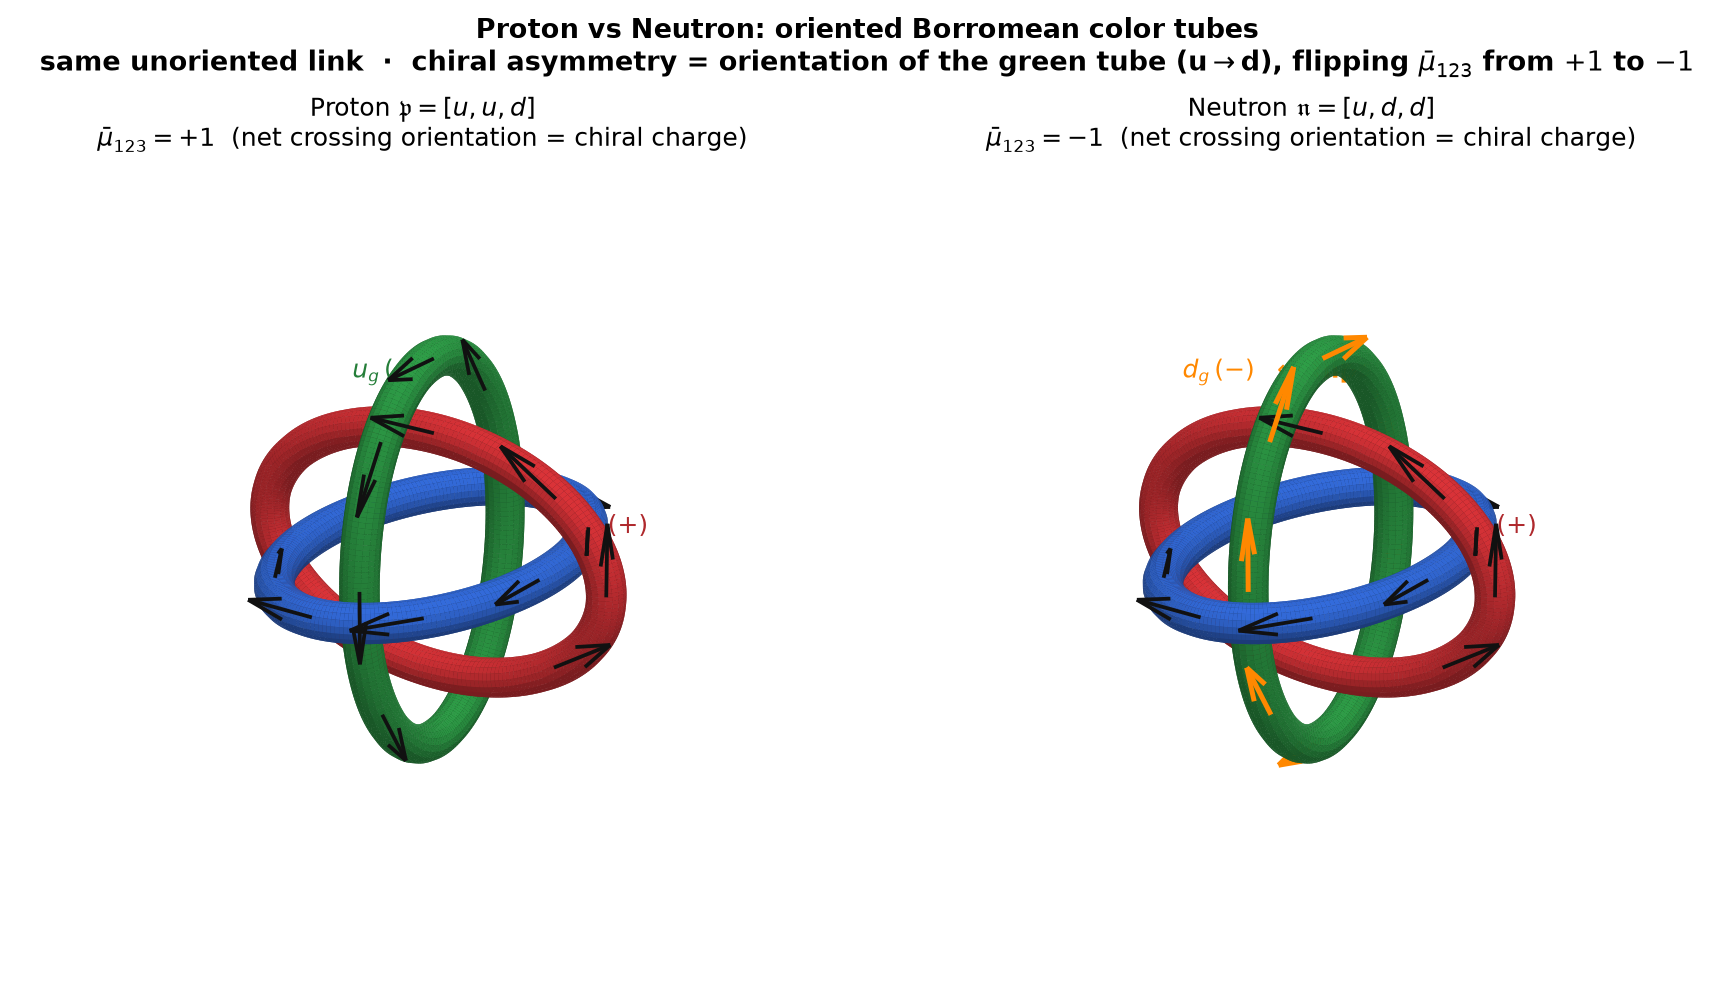

Python code for this plot:
#!/usr/bin/env python3
"""3D color-tube render of the proton vs neutron as oriented Borromean rings.

Faithful to `content/.../observations/borromean-quark.md`:

  - A baryon is the Borromean link B_3 of three unknots (neutrinos)
    threaded through the (r, g, b) coral tubes of Bring's surface.
  - Up vs down quark = CROSSING ORIENTATION within B_3:
        up   u  ->  positive crossing (sigma_i)      orientation +
        down d  ->  negative crossing (sigma_i^{-1}) orientation -
  - proton  uud = 2+1 partition  (signs +,+,-)  net +1
    neutron udd = 1+2 partition  (signs +,-,-)  net -1
  - The net crossing-orientation sign is the triple Milnor invariant
    mu-bar_123 = +-1  ->  the chiral asymmetry between p and n.

IMPORTANT (per the .md): crossing orientation is NOT writhe; each strand
has self-writhe zero.  So orientation is drawn as a DIRECTION ARROW along
each tube (traversal sense), never as a helical self-twist of the tube.

The unoriented geometry of p and n is identical (both Borromean); only the
orientation decoration (which tube is u vs d) differs.  Between proton and
neutron exactly ONE tube (green) flips u -> d.

Output: scripts/knot-plots/proton-neutron-color-tubes-3d.png
Usage:  python3 scripts/knot-plots/proton-neutron-color-tubes-3d.py
"""
from __future__ import annotations

import argparse
from pathlib import Path

import numpy as np
import matplotlib

matplotlib.use("Agg")
import matplotlib.pyplot as plt
from mpl_toolkits.mplot3d.art3d import Poly3DCollection

DEFAULT_OUT = Path(__file__).parent / "proton-neutron-color-tubes-3d.png"

# Color-charge palette for the three coral tubes (r, g, b).
TUBE_RGB = {
    "r": (0.86, 0.20, 0.22),
    "g": (0.18, 0.62, 0.28),
    "b": (0.20, 0.42, 0.86),
}

# Borromean ellipse semi-axes.  Aspect ratio ~ golden ratio makes the three
# mutually perpendicular ellipses a genuine Borromean link (no two linked,
# all three inseparable).
A, B = 1.65, 1.02
TUBE_R = 0.16          # tube radius
N_CURVE = 240          # samples along each ellipse
M_RING = 18            # cross-section resolution


def borromean_curves() -> dict[str, np.ndarray]:
    """Three mutually perpendicular golden-ratio ellipses = Borromean rings.

    Returns {color_key: (N_CURVE, 3) array}.  Component order r, g, b sits in
    the yz-, zx-, xy-planes respectively.
    """
    t = np.linspace(0.0, 2.0 * np.pi, N_CURVE, endpoint=False)
    ct, st = np.cos(t), np.sin(t)
    zero = np.zeros_like(t)
    red = np.stack([zero, A * ct, B * st], axis=1)        # yz-plane
    green = np.stack([B * st, zero, A * ct], axis=1)       # zx-plane
    blue = np.stack([A * ct, B * st, zero], axis=1)        # xy-plane
    return {"r": red, "g": green, "b": blue}


def parallel_transport_frame(curve: np.ndarray) -> tuple[np.ndarray, np.ndarray, np.ndarray]:
    """Tangent + two parallel-transported normals for a closed curve.

    Parallel transport keeps the cross-section from spinning (no spurious
    self-twist), honouring the .md's 'self-writhe zero' for each strand.
    """
    n = len(curve)
    nxt = np.roll(curve, -1, axis=0)
    prv = np.roll(curve, 1, axis=0)
    tang = nxt - prv
    tang /= np.linalg.norm(tang, axis=1, keepdims=True)

    # Seed a normal perpendicular to the first tangent.
    seed = np.array([0.0, 0.0, 1.0])
    if abs(np.dot(seed, tang[0])) > 0.9:
        seed = np.array([0.0, 1.0, 0.0])
    n1 = np.zeros_like(curve)
    n1[0] = seed - np.dot(seed, tang[0]) * tang[0]
    n1[0] /= np.linalg.norm(n1[0])

    # Transport the normal along the curve by rotating with each tangent step.
    for i in range(1, n):
        v = n1[i - 1] - np.dot(n1[i - 1], tang[i]) * tang[i]
        nv = np.linalg.norm(v)
        n1[i] = v / nv if nv > 1e-12 else n1[i - 1]
    n2 = np.cross(tang, n1)
    return tang, n1, n2


def tube_quads(curve: np.ndarray, radius: float) -> list[np.ndarray]:
    """Build quad faces of a tube swept along a closed curve."""
    tang, n1, n2 = parallel_transport_frame(curve)
    theta = np.linspace(0.0, 2.0 * np.pi, M_RING, endpoint=False)
    ct, st = np.cos(theta), np.sin(theta)
    # ring[i] : (M_RING, 3) cross-section circle at curve[i]
    rings = (
        curve[:, None, :]
        + radius * (ct[None, :, None] * n1[:, None, :]
                    + st[None, :, None] * n2[:, None, :])
    )
    n = len(curve)
    faces = []
    for i in range(n):
        j = (i + 1) % n
        for k in range(M_RING):
            kk = (k + 1) % M_RING
            faces.append(np.array([rings[i, k], rings[i, kk],
                                    rings[j, kk], rings[j, k]]))
    return faces


def shade(rgb, faces):
    """Cheap lambert-ish shading so the tube reads as 3D."""
    light = np.array([0.4, 0.5, 1.0])
    light /= np.linalg.norm(light)
    out = []
    base = np.array(rgb)
    for f in faces:
        nrm = np.cross(f[1] - f[0], f[2] - f[0])
        ln = np.linalg.norm(nrm)
        lam = 0.55 + 0.45 * max(0.0, np.dot(nrm / ln, light)) if ln > 1e-12 else 0.7
        out.append(tuple(np.clip(base * lam, 0, 1)))
    return out


def draw_baryon(ax, flavors: dict[str, str], title: str, flip_key: str | None = None):
    """Draw one baryon: 3 color tubes + orientation arrows + labels.

    flavors maps color key -> 'u' or 'd'.  u = orientation +1, d = -1.
    flip_key (optional) highlights the tube whose orientation differs from
    the proton (the chiral-asymmetry carrier).
    """
    curves = borromean_curves()
    all_faces, all_colors = [], []
    for ck in ("r", "g", "b"):
        faces = tube_quads(curves[ck], TUBE_R)
        all_faces.extend(faces)
        all_colors.extend(shade(TUBE_RGB[ck], faces))

    # One Poly3DCollection for all tubes => correct per-polygon depth sort,
    # so the Borromean over/under crossings render correctly.
    coll = Poly3DCollection(all_faces, facecolors=all_colors,
                            edgecolors="none", linewidths=0)
    coll.set_sort_zpos(0)
    ax.add_collection3d(coll)

    # Orientation arrows: traversal direction = +tangent for u, -tangent for d.
    # Many bold arrows per tube so the "flow direction" (= quark chirality) is
    # unmistakable; the tube that flips between p and n visibly reverses.
    n_arrows = 8
    for ck in ("r", "g", "b"):
        c = curves[ck]
        tang, _, _ = parallel_transport_frame(c)
        sign = +1.0 if flavors[ck] == "u" else -1.0
        acolor = "#111111" if ck != flip_key else "#ff8800"
        for a in range(n_arrows):
            idx = (a * N_CURVE) // n_arrows
            p = c[idx]
            d = sign * tang[idx] * 0.62
            ax.quiver(p[0], p[1], p[2], d[0], d[1], d[2],
                      color=acolor, linewidth=2.4 if ck == flip_key else 1.8,
                      arrow_length_ratio=0.55, zorder=10)

    # Per-tube flavor label at a representative point.
    for ck in ("r", "g", "b"):
        c = curves[ck]
        p = c[N_CURVE // 12]
        fl = flavors[ck]
        sgn = "+" if fl == "u" else "-"
        lab = f"${fl}_{{{ck}}}\\,({sgn})$"
        if ck == flip_key:
            lab += r"  $\Leftarrow$ flips"
        ax.text(p[0] * 1.20, p[1] * 1.20, p[2] * 1.20, lab,
                fontsize=12, fontweight="bold",
                color="#ff8800" if ck == flip_key
                else tuple(np.clip(np.array(TUBE_RGB[ck]) * 0.8, 0, 1)),
                ha="center", va="center")

    net = sum(+1 if flavors[ck] == "u" else -1 for ck in ("r", "g", "b"))
    ax.set_title(f"{title}\n"
                 f"$\\bar\\mu_{{123}} = {net:+d}$  "
                 f"(net crossing orientation = chiral charge)",
                 fontsize=12, pad=2)

    lim = A + 0.3
    ax.set_xlim(-lim, lim)
    ax.set_ylim(-lim, lim)
    ax.set_zlim(-lim, lim)
    ax.set_box_aspect((1, 1, 1))
    ax.set_axis_off()
    ax.view_init(elev=22, azim=35)


def main():
    ap = argparse.ArgumentParser()
    ap.add_argument("--output", "-o", type=Path, default=DEFAULT_OUT)
    args = ap.parse_args()

    fig = plt.figure(figsize=(12, 6.4))

    # proton uud : r=u, g=u, b=d   -> (+,+,-) net +1
    axp = fig.add_subplot(1, 2, 1, projection="3d")
    draw_baryon(axp, {"r": "u", "g": "u", "b": "d"},
                r"Proton $\mathfrak{p}=[u,u,d]$")

    # neutron udd : r=u, g=d, b=d  -> (+,-,-) net -1  (green tube flips u->d)
    axn = fig.add_subplot(1, 2, 2, projection="3d")
    draw_baryon(axn, {"r": "u", "g": "d", "b": "d"},
                r"Neutron $\mathfrak{n}=[u,d,d]$", flip_key="g")

    fig.suptitle(
        "Proton vs Neutron: oriented Borromean color tubes\n"
        "same unoriented link  ·  chiral asymmetry = orientation of the "
        "green tube (u$\\to$d), flipping $\\bar\\mu_{123}$ from $+1$ to $-1$",
        fontsize=13, fontweight="bold", y=1.02,
    )
    fig.tight_layout()
    args.output.parent.mkdir(parents=True, exist_ok=True)
    fig.savefig(args.output, dpi=150, bbox_inches="tight",
                facecolor="white")
    plt.close(fig)
    print(f"  wrote {args.output}")


if __name__ == "__main__":
    main()
